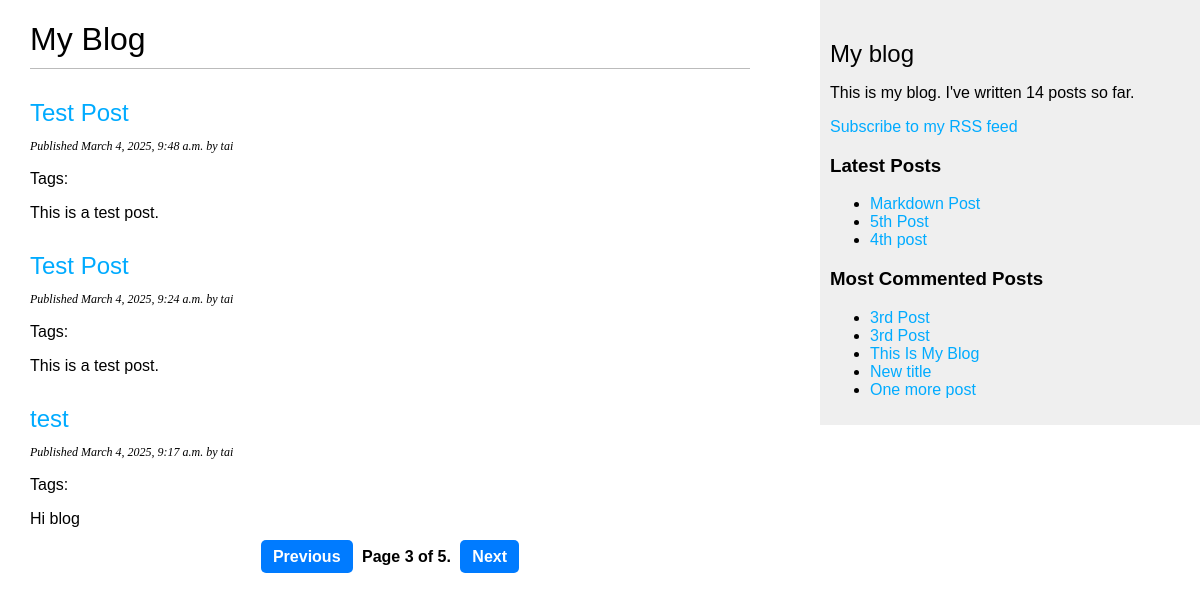
Page /blog/?page=3 on the committed database.
### blog/models.py (models this page shows, shortened)
class Post(models.Model):
    STATUS_CHOICES = (
        ('draft', 'Draft'),
        ('published', 'Published'),
    )
    title = models.CharField(max_length=250)
    slug = models.SlugField(max_length=250, unique_for_date='publish')
    author = models.ForeignKey(User, on_delete=models.CASCADE, related_name='blog_posts')
    body = models.TextField()
    publish = models.DateTimeField(default=timezone.now)
    created = models.DateTimeField(auto_now_add=True)
    updated = models.DateTimeField(auto_now=True)
    status = models.CharField(max_length=10, choices=STATUS_CHOICES, default='published')
    objects = models.Manager()  # Default manager
    published = PostManager()   # Custom manager for published posts
    tags = TaggableManager()  # ✅ Correct usage
    class Meta:
        ordering = ('-publish',)
    def get_absolute_url(self):
        if not self.slug:
            return "#"  # Prevent errors if slug is missing
        return reverse('blog:post_detail', args=[self.publish.year, self.publish.month, self.publish.day, self.slug])

### blog/views.py (the view)
# urls.py: path('', views.post_list, name='post_list'),
def post_list(request, tag_slug=None):
    object_list = Post.published.all()
    tag = None
    if tag_slug:  # ✅ Filter posts by tag if provided
        tag = get_object_or_404(Tag, slug=tag_slug)
        object_list = object_list.filter(tags__in=[tag])
    paginator = Paginator(object_list, 3)  # 3 posts per page
    page = request.GET.get('page')
    try:
        posts = paginator.page(page)
    except PageNotAnInteger:
        posts = paginator.page(1)
    except EmptyPage:
        posts = paginator.page(paginator.num_pages)
    return render(request, 'blog/post/list.html', {
        'page': page,
        'posts': posts,
        'tag': tag  # ✅ Pass the tag to the template
    })

### blog/models.py (called while the page is built)
    def get_queryset(self):
        return super().get_queryset().filter(status='published')

### blog/templatetags/blog_tags.py (called while the page is built)
@register.simple_tag
def total_posts():
    return Post.published.count()

@register.inclusion_tag('blog/post/latest_posts.html')
def show_latest_posts(count=5):
    latest_posts = Post.published.order_by('-publish')[:count]
    return {'latest_posts': latest_posts}

@register.simple_tag
def get_most_commented_posts(count=5):
    return Post.published.annotate(
        total_comments=Count('comments')
    ).order_by('-total_comments')[:count]

@register.filter(name='markdown')
def markdown_format(text):
    return mark_safe(markdown.markdown(text))

### blog/templates/blog/post/list.html (shortened to what this page needs)
{% extends "blog/base.html" %}
{% load blog_tags %}
{% block content %}
    <h1>My Blog</h1>
    {% for post in posts %}
        <h2>
            <a href="{{ post.get_absolute_url }}">
                {{ post.title }}
            </a>
        </h2>
        <p class="date">
            Published {{ post.publish }} by {{ post.author }}
        </p>
        <p class="tags">
            Tags:
        </p>
        <p>{{ post.body|markdown|truncatewords_html:30 }}</p>
    {% empty %}
        <p>No posts available.</p>
    {% endfor %}
    {% include "pagination.html" with page=posts %}
{% endblock %}

### blog/templates/blog/base.html (shortened to what this page needs)
{% load static %}
{% load blog_tags %}
<!DOCTYPE html>
<html>
<head>
    <link href="{% static 'css/blog.css' %}" rel="stylesheet">
</head>
<body>
    <div id="content">
        {% block content %}
        {% endblock %}
    </div>
    <div id="sidebar">
        <h2>My blog</h2>
        <p>This is my blog. I've written {% total_posts %} posts so far.</p>
        <p> <a href="{% url "blog:post_feed" %}" >Subscribe to my RSS feed </a></p>
        <h3>Latest Posts</h3>
        {% show_latest_posts 3 %}
        <h3>Most Commented Posts</h3>
        {% get_most_commented_posts as most_commented_posts %}
        <ul>
            {% for post in most_commented_posts %}
            <li>
                <a href="{{ post.get_absolute_url }}">{{ post.title }}</a>
            </li>
            {% endfor %}
        </ul>
    </div>
</body>
</html>

### blog/templates/blog/post/latest_posts.html
<ul>
    {% for post in latest_posts %}
        <li>
            <a href="{{ post.get_absolute_url }}">{{ post.title }}</a>
        </li>
        {% endfor %}
    </ul>

### blog/static/css/blog.css (style rules this page uses)
body { margin: 0; padding: 0; font-family: helvetica, sans-serif; }
a { color: #00abff; text-decoration: none; }
h1 { font-weight: normal; border-bottom: 1px solid #bbb; padding: 0 0 10px 0; }
h2 { font-weight: normal; margin: 30px 0 0; }
#content { float: left; width: 60%; padding: 0 0 0 30px; }
#sidebar { float: right; width: 30%; padding: 10px; background: #efefef; height: 100%; }
p.date { color: #000000; font-family: georgia, serif; font-size: 12px; font-style: italic; }

### rows in the picture
Post: title "Test Post", publish "March 4, 2025, 9:48 a.m.", author "tai", body "This is a test post."
Post: title "Test Post", publish "March 4, 2025, 9:24 a.m.", author "tai", body "This is a test post."
Post: title "test", publish "March 4, 2025, 9:17 a.m.", author "tai", body "Hi blog"
Post: title "Markdown Post"
Post: title "5th Post"
Post: title "4th post"
Post: title "3rd Post"
Post: title "3rd Post"
Post: title "This Is My Blog"
Post: title "New title"
Post: title "One more post"

### other values in the picture
{{ page.number }} "3"
{{ page.paginator.num_pages }} "5"
